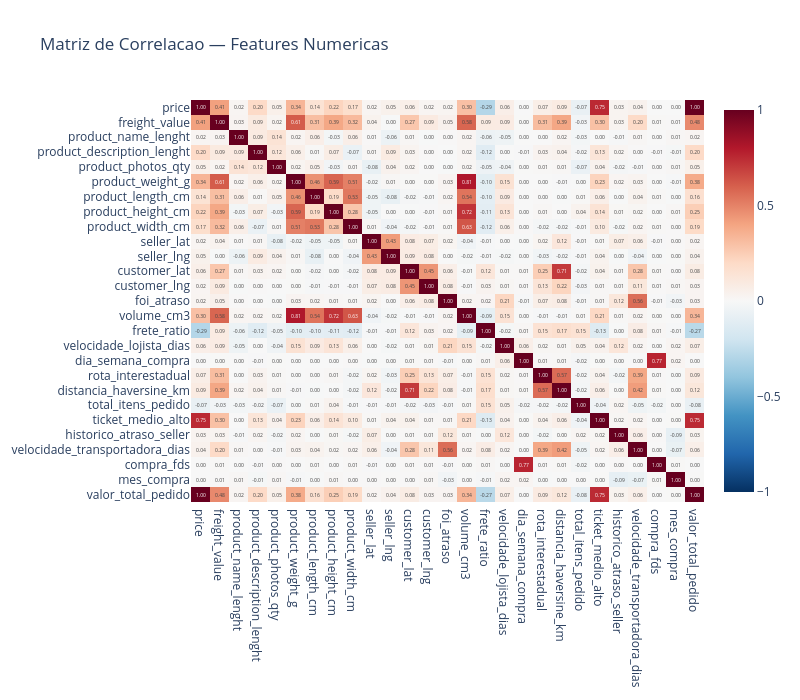

This figure's notebook cell:
### Code cell
# 6.3 — Heatmap completo de correlacoes entre features
corr_matrix = df[colunas_analise].corr()

fig_heat = px.imshow(
    corr_matrix,
    text_auto='.2f',
    title='Matriz de Correlacao — Features Numericas',
    color_continuous_scale='RdBu_r',
    zmin=-1, zmax=1,
    aspect='auto'
)
fig_heat.update_layout(height=700, width=800)
fig_heat.show()

### Figure 1 — Plotly figure (JSON) as saved in the notebook; plotly's stock layout.template omitted (floating-point values rounded to 4 significant figures; data arrays with more than 128 entries replaced by an {"elided": "..."} marker saying what was removed)
{"data": [{"coloraxis": "coloraxis", "hovertemplate": "x: %{x}<br>y: %{y}<br>color: %{z}<extra></extra>", "name": "0", "texttemplate": "%{z:.2f}", "type": "heatmap", "x": ["price", "freight_value", "product_name_lenght", "product_description_lenght", "product_photos_qty", "product_weight_g", "product_length_cm", "product_height_cm", "product_width_cm", "seller_lat", "seller_lng", "customer_lat", "customer_lng", "foi_atraso", "volume_cm3", "frete_ratio", "velocidade_lojista_dias", "dia_semana_compra", "rota_interestadual", "distancia_haversine_km", "total_itens_pedido", "ticket_medio_alto", "historico_atraso_seller", "velocidade_transportadora_dias", "compra_fds", "mes_compra", "valor_total_pedido"], "xaxis": "x", "y": ["price", "freight_value", "product_name_lenght", "product_description_lenght", "product_photos_qty", "product_weight_g", "product_length_cm", "product_height_cm", "product_width_cm", "seller_lat", "seller_lng", "customer_lat", "customer_lng", "foi_atraso", "volume_cm3", "frete_ratio", "velocidade_lojista_dias", "dia_semana_compra", "rota_interestadual", "distancia_haversine_km", "total_itens_pedido", "ticket_medio_alto", "historico_atraso_seller", "velocidade_transportadora_dias", "compra_fds", "mes_compra", "valor_total_pedido"], "yaxis": "y", "z": {"elided": "27x27 float values"}}], "layout": {"coloraxis": {"cmax": 1, "cmin": -1, "colorscale": [[0, "rgb(5,48,97)"], [0.1, "rgb(33,102,172)"], [0.2, "rgb(67,147,195)"], [0.3, "rgb(146,197,222)"], [0.4, "rgb(209,229,240)"], [0.5, "rgb(247,247,247)"], [0.6, "rgb(253,219,199)"], [0.7, "rgb(244,165,130)"], [0.8, "rgb(214,96,77)"], [0.9, "rgb(178,24,43)"], [1, "rgb(103,0,31)"]]}, "height": 700, "title": {"text": "Matriz de Correlacao — Features Numericas"}, "width": 800, "xaxis": {"anchor": "y", "domain": [0, 1]}, "yaxis": {"anchor": "x", "autorange": "reversed", "domain": [0, 1]}}}
